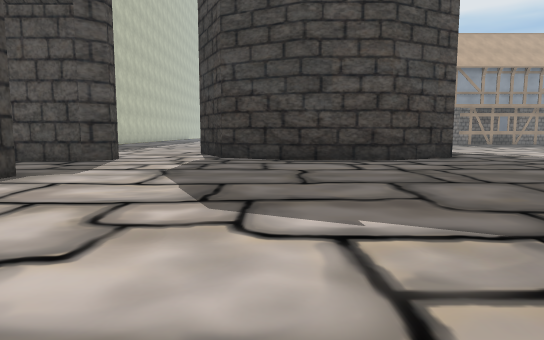
view 1 (above)

24 first-person views from a walk through a scene from a Unity 3-D project. The camera is 1.3 m above the floor, tilts 6° down and sees 75° across. Doors are open. The floor is counted in squares, 2 m on a side. Each view is taken from the middle of a square. On the plan, view 1 faces up. The plan holds only what a view shows up to about 10 squares ahead; the rest is blank. The place goes on beyond the plan. Some trees and plants on the terrain are drawn as simple stand-ins. The player character is not drawn. Some surface patterns are stand-ins.

view 2
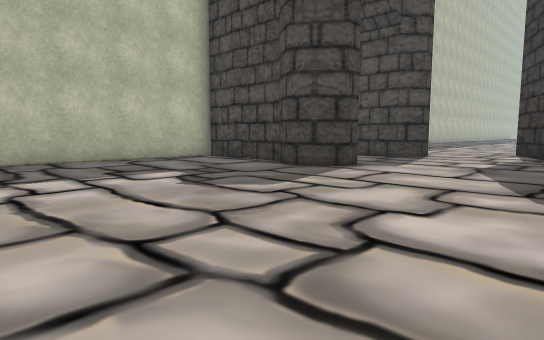

view 3
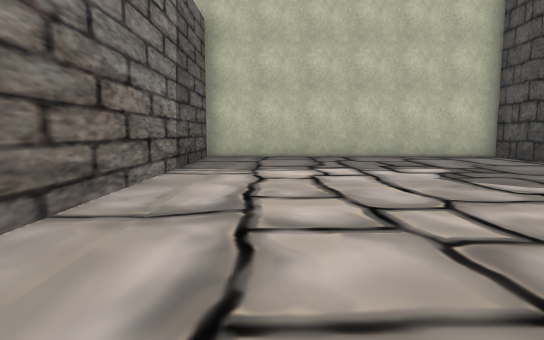

view 4
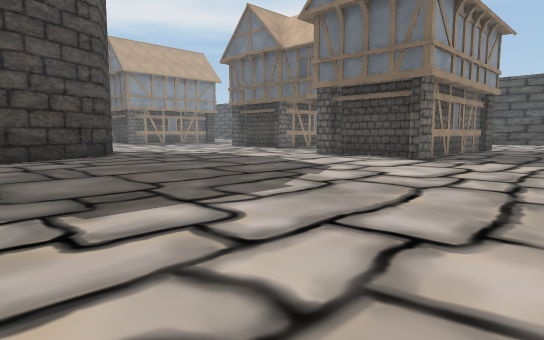

view 5
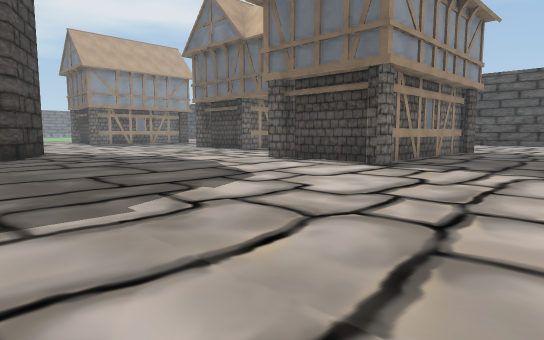

view 6
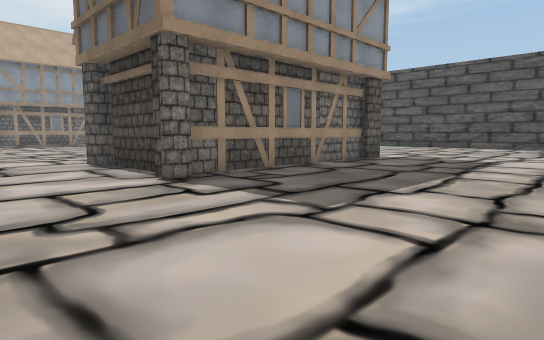

view 7
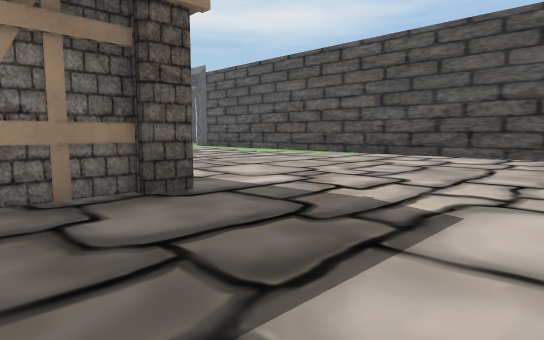

view 8
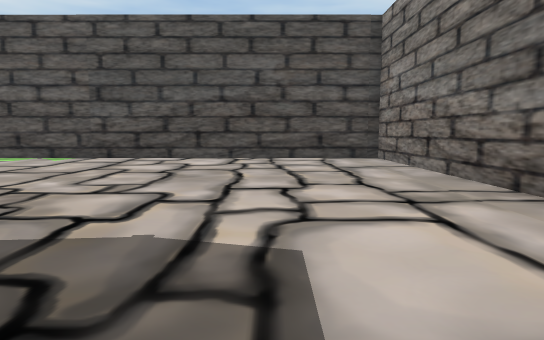

view 9
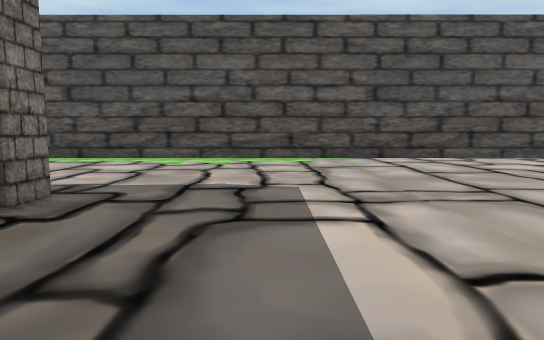

view 10
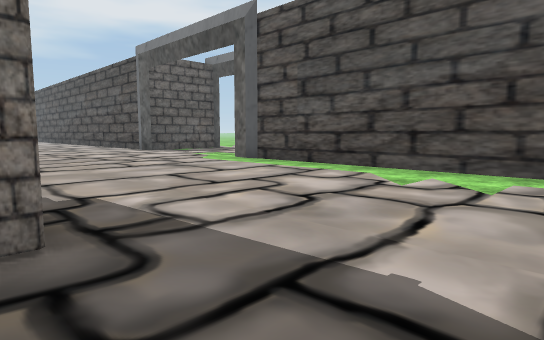

view 11
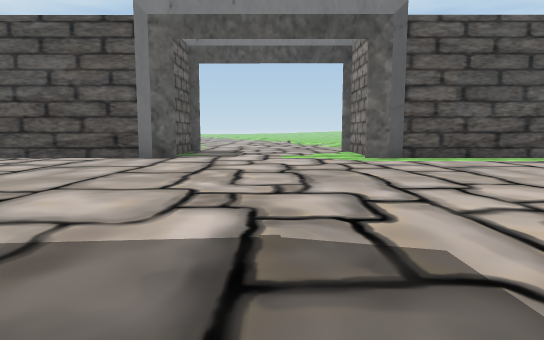

view 12
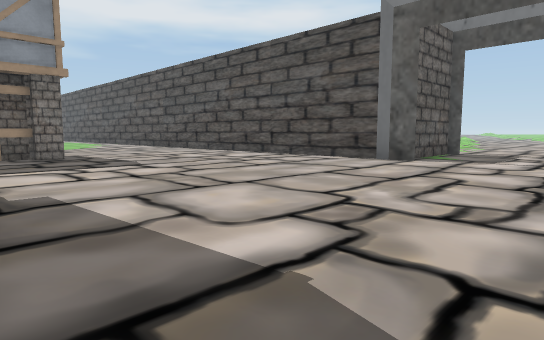

view 13
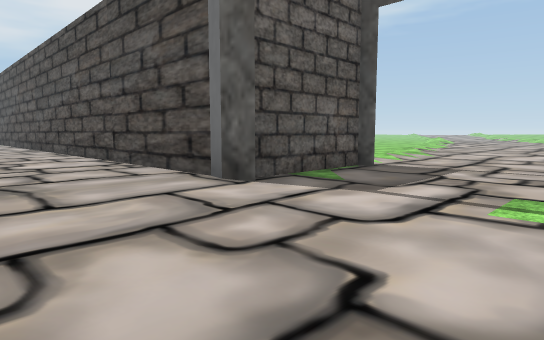

view 14
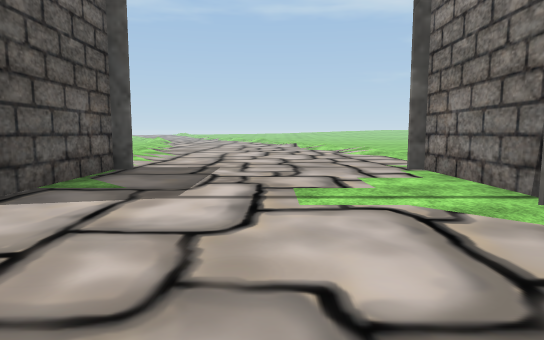

view 15
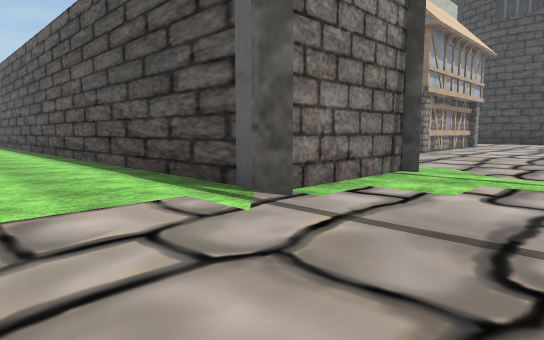

view 16
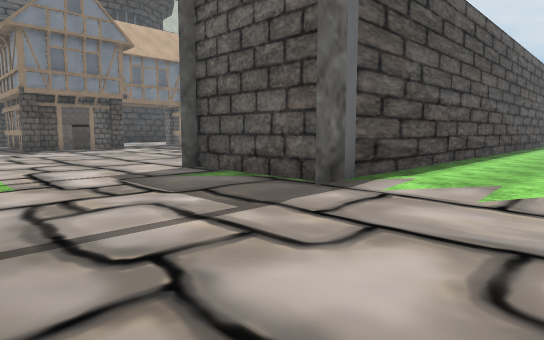

view 17
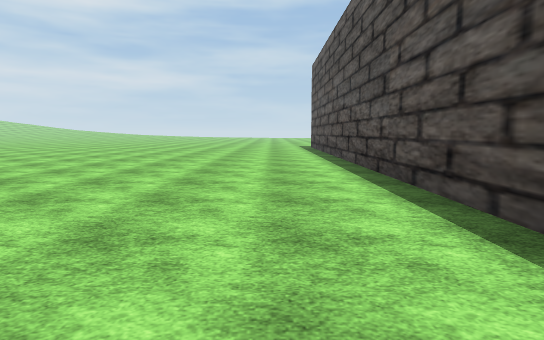

view 18
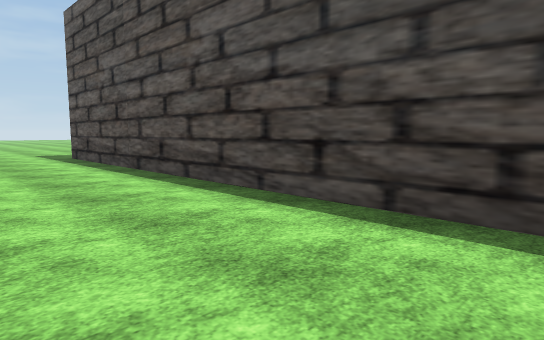

view 19
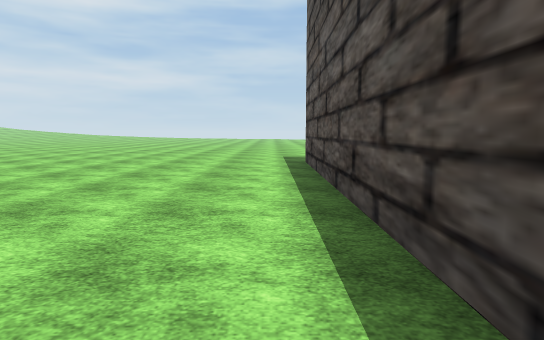

view 20
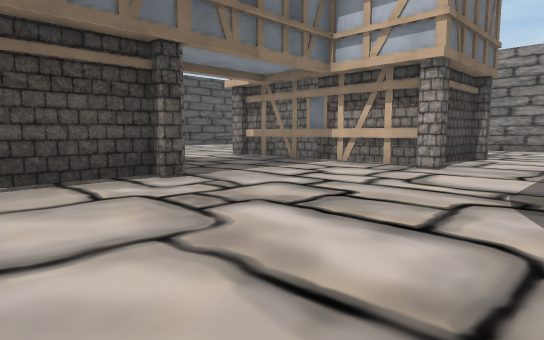

view 21
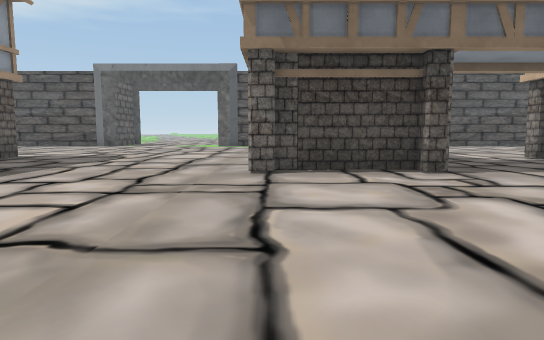

view 22
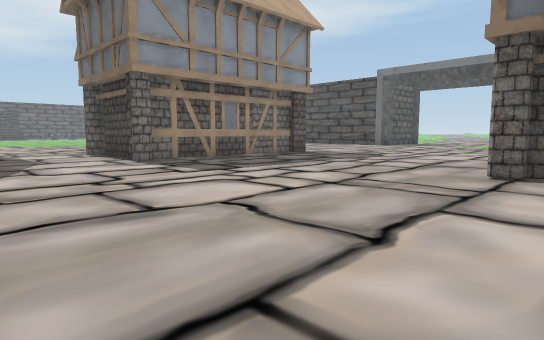

view 23
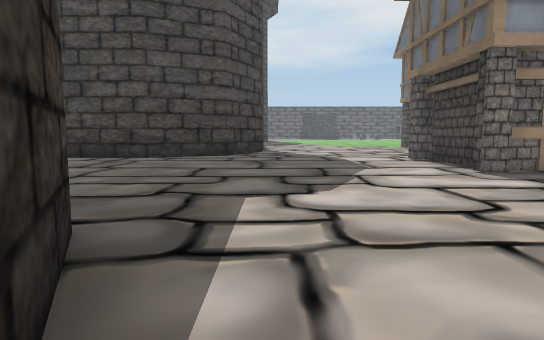

view 24
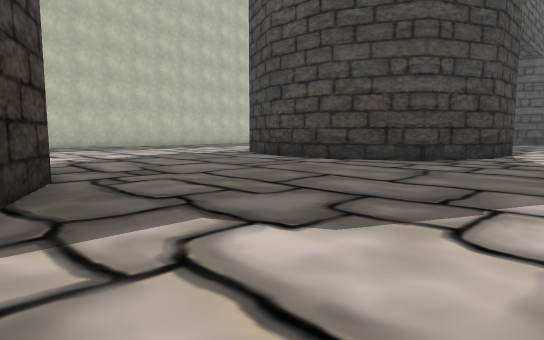

### Floor plan
Key: @ floor where view 1 was taken; # wall or solid block; . floor; / step, stairs or slope; H house.
Columns run from 9 left of view 1 to 29 right of it. Each row starts with its distance up from view 1.
 25               #..        ........###..
 24              ##..        ........###..
 23           ####.....      ........###..
 22           .........      ........###..
 21          ..........#     ........###../
 20         ...........##   .........###...
 19        ............H#####..............
 18        ................................
 17        ................................
 16             #..........................
 15             ###........................
 14               #..................###...
 13                ..................###...
 12                ......#    H......###..
 11        ##     #......#     ......###..
 10      ...#    ##......#     ......###..
  9     ##..######........   ........###...
  8    ##............................###...
  7     .............................###...
  6     .............................###...
  5 ######.............######........###...
  4 #..................######........###...
  3 #..................######........###...
  2 #................................###...
  1 #................................###...
  0 #........@.......................###...
 -1 #................................###...
 -2 #.........      .....    ........###...
 -3 #########                  ####### #...
 -4                                    #...
 -5                                    #...
 -6                                    #...

Positions as (right, up) in squares from view 1, and headings:
1: (0, 0), facing up
2: (0, -1), facing up-left
3: (1, -1), facing left
4: (1, -1), facing up-right
5: (3, -1), facing up-right
6: (7, -2), facing up-right
7: (13, -1), facing up-right
8: (14, 0), facing right
9: (14, 7), facing right
10: (17, 7), facing up-right
11: (14, 17), facing right
12: (15, 16), facing up-right
13: (20, 16), facing up-right
14: (20, 17), facing right
15: (29, 17), facing down-left
16: (29, 16), facing up-left
17: (28, 10), facing down
18: (29, 4), facing down-left
19: (27, 2), facing down
20: (7, 12), facing down-right
21: (6, 12), facing right
22: (6, 11), facing up-right
23: (6, 13), facing up
24: (8, 15), facing up-left
